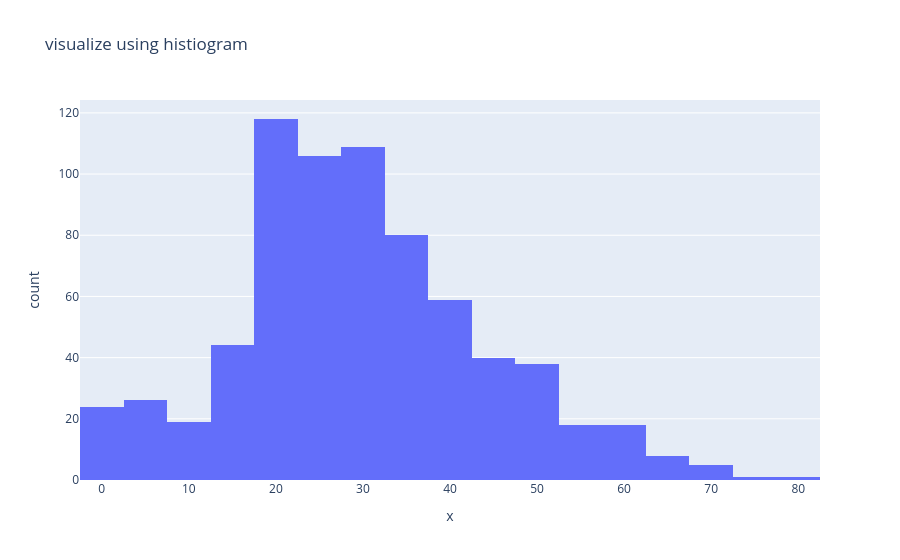

The code cell stored with this chart in its notebook:
### Code cell
# visualize using histiogram
px.histogram(df, df.Age, title= ' visualize using histiogram', nbins=20)

### Figure 1 — Plotly figure (JSON) as saved in the notebook; plotly's stock layout.template omitted (floating-point values rounded to 4 significant figures; data arrays with more than 128 entries replaced by an {"elided": "..."} marker saying what was removed)
{"data": [{"bingroup": "x", "hovertemplate": "x=%{x}<br>count=%{y}<extra></extra>", "legendgroup": "", "marker": {"color": "#636efa", "pattern": {"shape": ""}}, "name": "", "nbinsx": 20, "orientation": "v", "showlegend": false, "type": "histogram", "x": {"elided": "891 float values"}, "xaxis": "x", "yaxis": "y"}], "layout": {"barmode": "relative", "legend": {"tracegroupgap": 0}, "title": {"text": " visualize using histiogram"}, "xaxis": {"anchor": "y", "domain": [0, 1], "title": {"text": "x"}}, "yaxis": {"anchor": "x", "domain": [0, 1], "title": {"text": "count"}}}}
